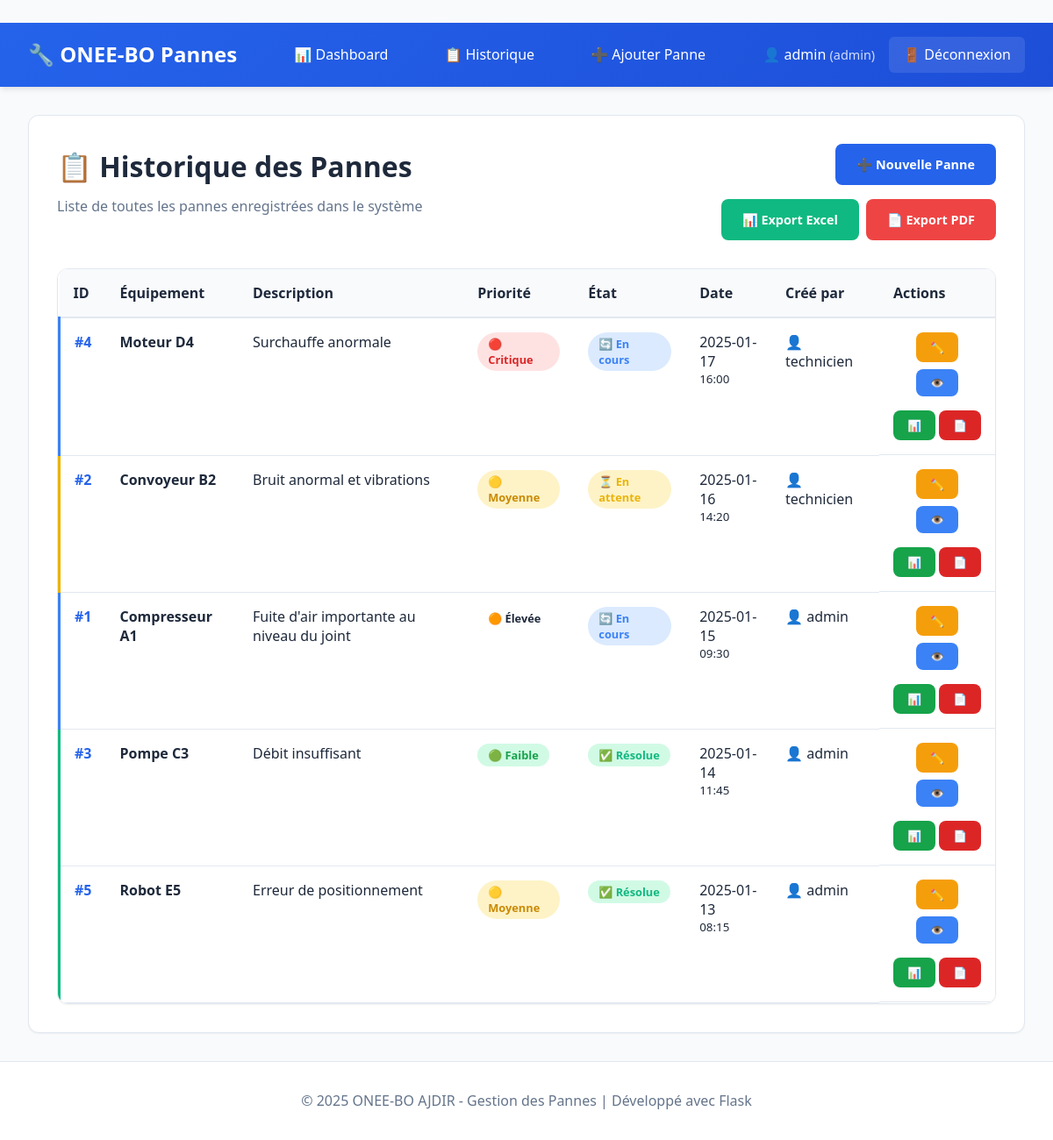
/historique (signed in), run on the app's committed database.
### tables this page shows
CREATE TABLE pannes (
            id INTEGER PRIMARY KEY AUTOINCREMENT,
            equipement TEXT NOT NULL,
            description TEXT NOT NULL,
            priorite TEXT NOT NULL CHECK (priorite IN ('Faible', 'Moyenne', 'Élevée', 'Critique')),
            etat TEXT NOT NULL CHECK (etat IN ('En attente', 'En cours', 'Résolue', 'Fermée')),
            date_creation TIMESTAMP NOT NULL,
            cause TEXT,
            solution TEXT,
            observation TEXT,
            user_id INTEGER NOT NULL,
            FOREIGN KEY (user_id) REFERENCES users (id)
        );

CREATE TABLE users (
            id INTEGER PRIMARY KEY AUTOINCREMENT,
            username TEXT UNIQUE NOT NULL,
            password TEXT NOT NULL,
            role TEXT NOT NULL CHECK (role IN ('admin', 'technicien')),
            date_creation TIMESTAMP DEFAULT CURRENT_TIMESTAMP
        );

### app1.py (the view)
@app.route('/historique')
@login_required
def historique():
    conn = get_db_connection()
    pannes = conn.execute(
        '''SELECT p.*, u.username FROM pannes p
           JOIN users u ON p.user_id = u.id
           ORDER BY p.date_creation DESC'''
    ).fetchall()
    conn.close()
    return render_template('historique.html', pannes=pannes)

### app1.py (called while the page is built)
def get_db_connection():
    conn = sqlite3.connect('gmao.db')
    conn.row_factory = sqlite3.Row
    return conn

def login_required(f):
    @wraps(f)
    def decorated_function(*args, **kwargs):
        if 'user_id' not in session:
            return redirect(url_for('login'))
        return f(*args, **kwargs)
    return decorated_function

### templates/historique.html (shortened to what this page needs)
﻿{% extends "base.html" %}
{% block content %}
<div class="page-header">
    <div>
        <h1>📋 Historique des Pannes</h1>
        <p>Liste de toutes les pannes enregistrées dans le système</p>
    </div>
    <div class="header-actions">
        <a href="{{ url_for('ajouter_panne') }}" class="btn btn-primary">➕ Nouvelle Panne</a>
        {% if session.role == 'admin' %}
        <div class="export-buttons">
            <a href="{{ url_for('export_excel') }}" class="btn btn-success">📊 Export Excel</a>
            <a href="{{ url_for('export_pdf') }}" class="btn btn-danger">📄 Export PDF</a>
        </div>
        {% endif %}
    </div>
</div>
{% if pannes %}
<div class="table-container">
    <table class="pannes-table">
        <thead>
            <tr>
                <th>ID</th>
                <th>Équipement</th>
                <th>Description</th>
                <th>Priorité</th>
                <th>État</th>
                <th>Date</th>
                <th>Créé par</th>
                <th>Actions</th>
            </tr>
        </thead>
        <tbody>
            {% for panne in pannes %}
            <tr class="panne-row panne-{{ panne.etat.lower().replace(' ', '-').replace('é', 'e') }}">
                <td class="panne-id">#{{ panne.id }}</td>
                <td class="panne-equipement">
                    <strong>{{ panne.equipement }}</strong>
                </td>
                <td class="panne-description">
                    <div class="description-preview">
                        {{ panne.description[:80] }}{% if panne.description|length > 80 %}...{% endif %}
                    </div>
                </td>
                <td class="panne-priorite">
                    <span class="priority-badge priority-{{ panne.priorite.lower() }}">
                        {% if panne.priorite == 'Critique' %}🔴
                        {% elif panne.priorite == 'Élevée' %}🟠
                        {% elif panne.priorite == 'Moyenne' %}🟡
                        {% else %}🟢
                        {% endif %}
                        {{ panne.priorite }}
                    </span>
                </td>
                <td class="panne-etat">
                    <span class="status-badge status-{{ panne.etat.lower().replace(' ', '-').replace('é', 'e') }}">
                        {% if panne.etat == 'En attente' %}⏳
                        {% elif panne.etat == 'En cours' %}🔄
                        {% elif panne.etat == 'Résolue' %}✅
                        {% else %}🔒
                        {% endif %}
                        {{ panne.etat }}
                    </span>
                </td>
                <td class="panne-date">
                    {{ panne.date_creation.split(' ')[0] }}
                    <br>
                    <small>{{ panne.date_creation.split(' ')[1][:5] }}</small>
                </td>
                <td class="panne-user">
                    👤 {{ panne.username }}
                </td>
                <td class="panne-actions">
                    <a href="{{ url_for('modifier_panne', panne_id=panne.id) }}"
                       class="btn btn-small btn-edit" title="Modifier">✏️</a>
                    <button class="btn btn-small btn-view"
                            onclick="showPanneDetails({{ panne.id }})" title="Détails">
                        👁️
                    </button>
                    {% if session.role == 'admin' %}
                    <div class="export-actions">
                        <a href="{{ url_for('export_panne_excel', panne_id=panne.id) }}"
                           class="btn btn-small btn-export-excel" title="Export Excel">📊</a>
                        <a href="{{ url_for('export_panne_pdf', panne_id=panne.id) }}"
                           class="btn btn-small btn-export-pdf" title="Export PDF">📄</a>
                    </div>
                    {% endif %}
                </td>
            </tr>
            {% endfor %}
        </tbody>
    </table>
</div>
{% endif %}
{% endblock %}

### templates/base.html (shortened to what this page needs)
﻿<!DOCTYPE html>
<html lang="fr">
<head>
    <link rel="stylesheet" href="{{ url_for('static', filename='style1.css') }}">
</head>
<body>
    <nav class="navbar">
        <div class="nav-container">
            <div class="nav-brand">
                <h2>🔧 ONEE-BO Pannes</h2>
            </div>
            {% if session.user_id %}
            <div class="nav-menu">
                <ul class="nav-list">
                    {% if session.role == 'admin' %}
                    <li class="nav-item">
                        <a href="{{ url_for('dashboard') }}" class="nav-link">📊 Dashboard</a>
                    </li>
                    {% endif %}
                    <li class="nav-item">
                        <a href="{{ url_for('historique') }}" class="nav-link">📋 Historique</a>
                    </li>
                    <li class="nav-item">
                        <a href="{{ url_for('ajouter_panne') }}" class="nav-link">➕ Ajouter Panne</a>
                    </li>
                </ul>
            </div>
            <div class="nav-user">
                <span class="user-info">
                    👤 {{ session.username }}
                    <span class="user-role">({{ session.role }})</span>
                </span>
                <a href="{{ url_for('logout') }}" class="logout-btn">🚪 Déconnexion</a>
            </div>
            {% endif %}
        </div>
    </nav>
    <main class="main-content">
        <div class="content-wrapper">
            {% block content %}{% endblock %}
        </div>
    </main>
    <footer class="footer">
        <div class="footer-content">
            <p>&copy; 2025 ONEE-BO AJDIR - Gestion des Pannes | Développé avec Flask</p>
        </div>
    </footer>
</body>
</html>

### data on the page
pannes: id "4", equipement "Moteur D4", description "Surchauffe anormale", priorite "Critique", etat "En cours", date_creation "2025-01-17", date_creation "16:00", username "technicien"
pannes: id "2", equipement "Convoyeur B2", description "Bruit anormal et vibrations", priorite "Moyenne", etat "En attente", date_creation "2025-01-16", date_creation "14:20", username "technicien"
pannes: id "1", equipement "Compresseur A1", description "Fuite d'air importante au niveau du joint", priorite "Élevée", etat "En cours", date_creation "2025-01-15", date_creation "09:30", username "admin"
pannes: id "3", equipement "Pompe C3", description "Débit insuffisant", priorite "Faible", etat "Résolue", date_creation "2025-01-14", date_creation "11:45", username "admin"
pannes: id "5", equipement "Robot E5", description "Erreur de positionnement", priorite "Moyenne", etat "Résolue", date_creation "2025-01-13", date_creation "08:15", username "admin"

### other printed values
{{ session.username }} "admin"
{{ session.role }} "admin"
